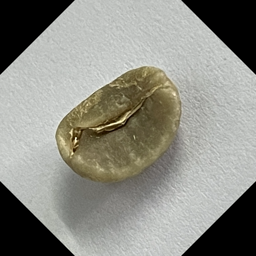
#> input picture Dataset/test/Green/green (1103).png, 256 x 256 px, found by its file name; its folder holds 4 pictures in this run
$ jupyter execute --allow-errors augmentation.ipynb
#> lines starting #> are read from the running program, lines starting #| are printed output that depends on the picture
[cell 1]
from PIL import Image
import os

current_dir = (os.getcwd())

def image_rotate(input_dir, filename, index, type):
#> called with input_dir = 'Source\\Green/green (1103).png', filename = 'green (1103).png', index = 1601, type = 'Green'
    output_dir = os.path.join(current_dir, f"Augmentation\\{type}\\{type.lower()} ({index}){os.path.splitext(filename)[1]}")
    # Open Image
    image = Image.open(input_dir)
#> image is the input picture: PIL image 256x256 RGB; mean R, G, B 141.1, 140.9, 133.1

    # Rotate image
    image = image.rotate(90)
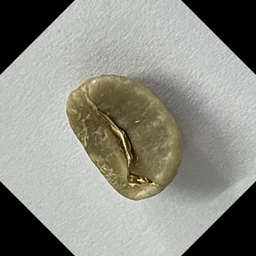
#> image: PIL image 256x256 RGB; mean R, G, B 141.1, 140.9, 133.1

    # Get the dimensions of the image
    width, height = image.size
#> width = 256; height = 256

    # Calculate the crop box dimensions (centered)
    left = (width - width / 3) / 2
#> left = 85.33
    top = (height - height / 3) / 2
#> top = 85.33
    right = (width + width / 3) / 2
#> right = 170.7
    bottom = (height + height / 3) / 2
#> bottom = 170.7

    # Crop the image
    # image = image.crop((left, top, right, bottom))

    # Resize the image to be 256 x 256
    image = image.resize((256, 256))

    image.save(output_dir)

[cell 2]
for index, filenames in enumerate(os.listdir("Source/Green")):
    image_dir = os.path.join(current_dir, f"Source\\Green", filenames)

    image_rotate(image_dir, filenames, (index+1) + 1600, "Green")
#> pass 2 of the loop `for index, filenames in enumerate(os.listdir("Source/Green")):`:
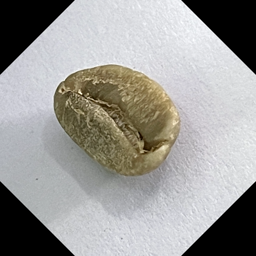
#> input picture Dataset/test/Green/green (1117).png, 256 x 256 px, found by its file name
#> in image_rotate, image is the input picture: PIL image 256x256 RGB; mean R, G, B 155.3, 154.3, 151.5
#> in image_rotate (call 2), `image = image.rotate(90)`:
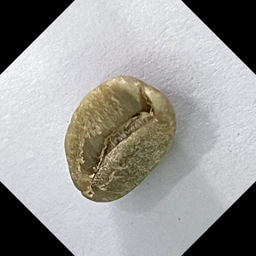
#> image: PIL image 256x256 RGB; mean R, G, B 155.3, 154.3, 151.5
#> pass 3 of the loop `for index, filenames in enumerate(os.listdir("Source/Green")):`:
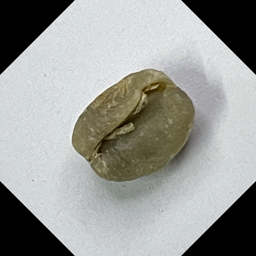
#> input picture Dataset/test/Green/green (1147).png, 256 x 256 px, found by its file name
#> in image_rotate, image is the input picture: PIL image 256x256 RGB; mean R, G, B 153.8, 155.1, 151
#> in image_rotate (call 3), `image = image.rotate(90)`:
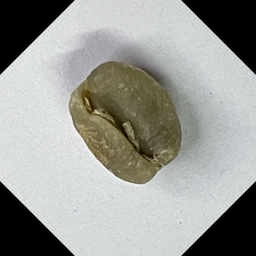
#> image: PIL image 256x256 RGB; mean R, G, B 153.8, 155.1, 151
#> the loop made 4 passes; the first 3 are shown
